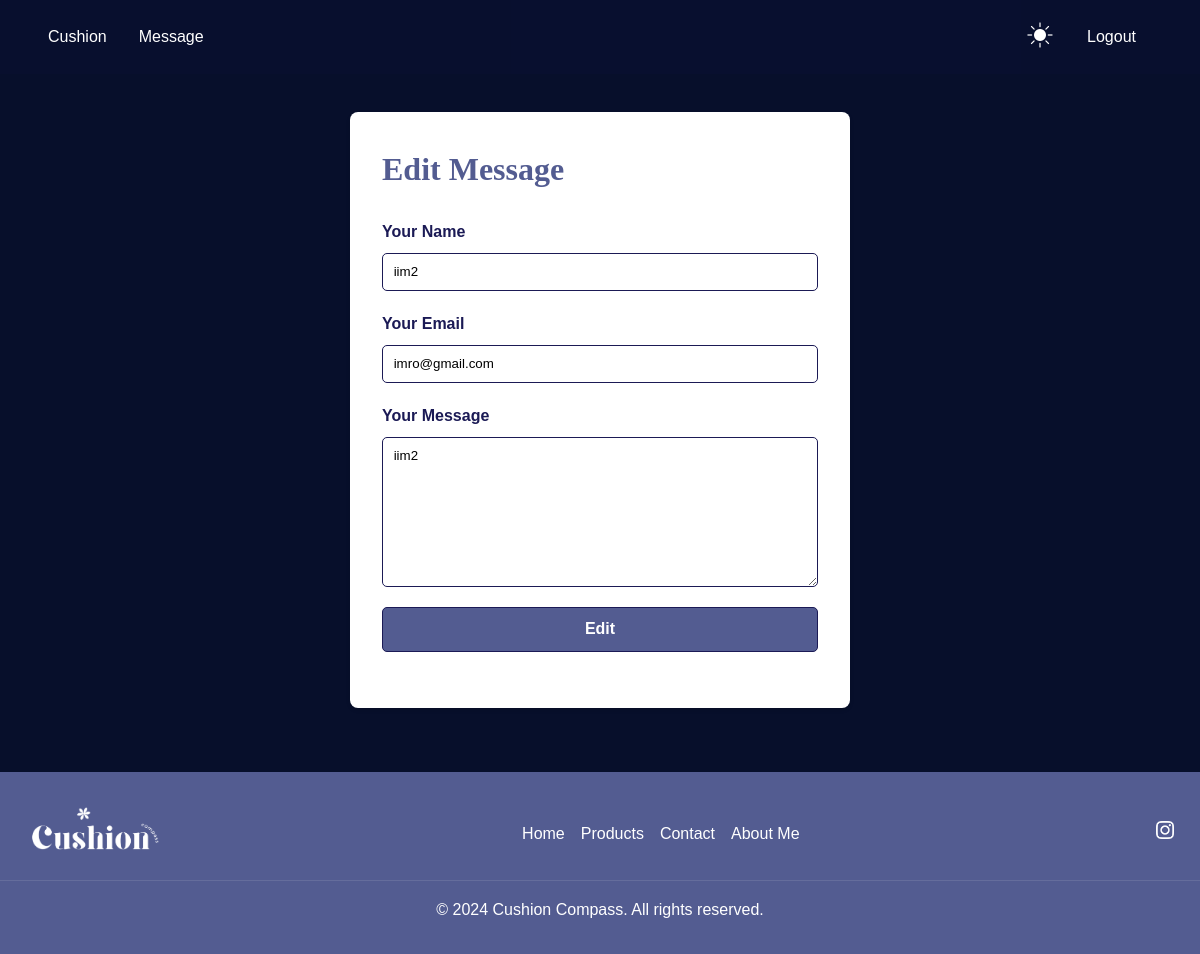
The page /editMessage.php?id=1 (signed in) on the database its author committed.
### tables this page shows
CREATE TABLE `tb_contact` (
  `id` int(11) NOT NULL,
  `name` varchar(25) NOT NULL,
  `email` varchar(255) NOT NULL,
  `message` text NOT NULL
);

### editMessage.php (the view, shortened to what this page needs)
<?php
    include "koneksi.php";
    @$query = mysqli_query($conn, "SELECT* FROM tb_contact WHERE id='$_GET[id]'");
    @$data = mysqli_fetch_array($query);
?>
<!DOCTYPE html>
<html lang="en">
    <?php include('partials/head.php') ?>
<body>
    <?php include('partials/navbar.php') ?>
    <div class="page-wrapper">
        <main class="add-cushion-page">
            <div class="container">
                <form action="" method="POST" class="add-cushion-form">
                    <h1 class="page-title">Edit Message</h1>
                    <div class="form-group">
                        <label for="name">Your Name</label>
                        <input type="text" id="name" name="name" value="<?= $data['name']?>" required>
                    </div>
                    <div class="form-group">
                        <label for="email">Your Email</label>
                        <input type="email" id="email" name="email" value="<?= $data['email']?>" required>
                    </div>
                    <div class="form-group">
                        <label for="message">Your Message</label>
                        <textarea id="message" name="message" required><?= $data['name']?></textarea>
                    </div>
                    <input type="submit" name="submit" class="btn" value="Edit">
                </form>
            </div>
        </main>
    </div>
    <?php include('partials/footer.php') ?>
</body>
</html>

### styles.css (style rules this page uses)
:root { --color-primary: rgb(83, 92, 145); --color-shadow: rgb(146, 144, 195, 20%); --color-secondary: #1b1a55; --color-background: #070F2B; --navbar: rgba(27, 26, 85, 0.1); --navbar-hover: rgba(27, 26, 85, 0.9); --color-text: rgb(146, 144, 195); --color-white: #FFFFFF; --font-primary: serif; --font-secondary: sans-serif; --transition-speed: 0.3s; --background-img: linear-gradient(rgba(27, 26, 85, 0.7), rgba(27, 26, 85, 0.7)), url('assets/hero-background.jpg'); }
* { margin: 0; padding: 0; box-sizing: border-box; }
html { scroll-behavior: smooth; }
body { display: flex; flex-direction: column; min-height: 100vh; background-color: var(--color-background); font-family: var(--font-secondary); color: var(--color-text); line-height: 1.6; transition: background-color var(--transition-speed), color var(--transition-speed); }
h1, h2, h3, h4, h5, h6 { font-family: var(--font-primary); }
.page-wrapper { flex: 1; padding-top: 80px; }
.contact-info, .contact-form, .add-cushion-form { flex: 1; background-color: var(--color-white); padding: 2em; border-radius: 10px; box-shadow: 0 5px 15px rgba(91, 32, 70, 0.1); }
.contact-form .form-group, .add-cushion-form { margin-bottom: 1.5em; }
.contact-form label, .add-cushion-form label { display: block; margin-bottom: 0.5em; color: var(--color-primary); }
.contact-form input, .add-cushion-form input, .contact-form textarea, .add-cushion-form textarea { margin-bottom: 1.5em; width: 100%; padding: 0.8em; border: 1px solid var(--color-secondary); border-radius: 5px; font-family: var(--font-secondary); }
.contact-form textarea, .add-cushion-form textarea { height: 150px; resize: vertical; }
.form-group label { display: block; margin-bottom: 0.5rem; color: var(--color-secondary); font-weight: 600; }
.btn { background-color: var(--color-primary); color: var(--color-white); padding: 0.8em 1.5em; border: none; border-radius: 5px; cursor: pointer; transition: background-color 0.3s ease; font-size: 1rem; font-weight: 600; text-decoration: none; text-align: center; }
.form-group { display: flex; flex-direction: column; }
.page-title { color: var(--color-primary); margin-bottom: 1.5rem; }
.add-cushion-page { padding: 2rem 0; }
.add-cushion-form { max-width: 500px; margin: 0 auto; background-color: var(--color-white); padding: 2rem; border-radius: 8px; box-shadow: 0 2px 4px rgba(0, 0, 0, 0.1); }

### rows shown on the page
tb_contact: name "iim2", email "imro@gmail.com", message "iim2"
